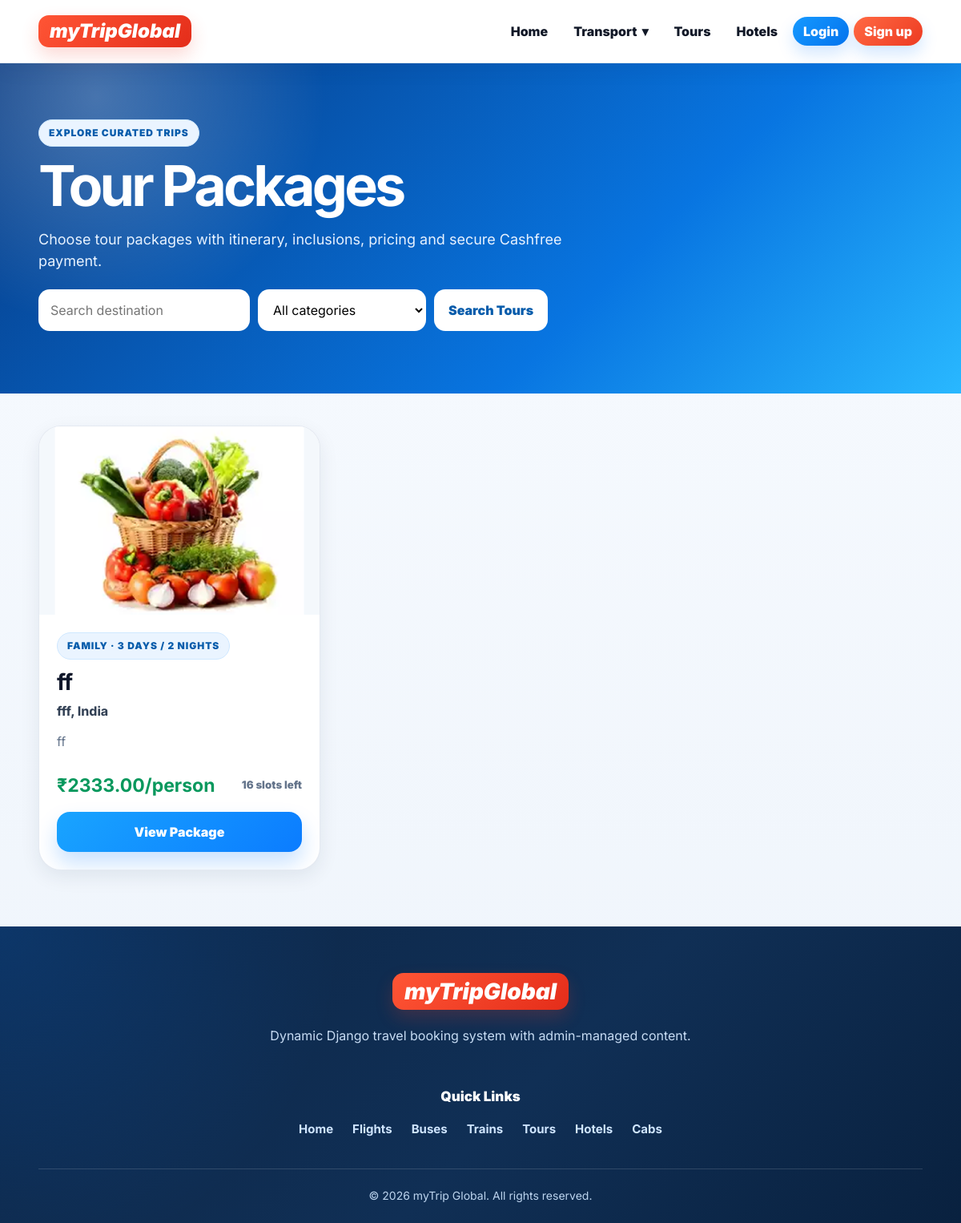
The page /tours/ on the database its author committed.
### booking/models.py (models this page shows, shortened)
class SiteSetting(models.Model):
    site_name = models.CharField(max_length=100, default='myTrip Global')
    logo_text = models.CharField(max_length=40, default='myTrip')
    tagline = models.CharField(max_length=150, blank=True, default="")
    hero_title = models.CharField(max_length=180, default='Book flights, buses, trains, hotels, tours and cabs in one place')
    hero_subtitle = models.TextField(default='Search travel, select seats, choose packages and pay securely online with Cashfree.')
    hero_image = models.ImageField(upload_to='site/', blank=True, null=True)
    support_email = models.EmailField(blank=True)
    support_phone = models.CharField(max_length=25, blank=True)
    footer_about = models.TextField(default='Book flights, buses, trains, tour packages, hotels and cabs from one trusted travel platform.')
    instagram_url = models.URLField(blank=True)
    twitter_url = models.URLField(blank=True)
    facebook_url = models.URLField(blank=True)
    is_active = models.BooleanField(default=True)
    updated_at = models.DateTimeField(auto_now=True)
    class Meta:
        verbose_name = 'Site Setting'
        verbose_name_plural = 'Site Settings'
    @classmethod
    def load(cls):
        return cls.objects.filter(is_active=True).order_by('-updated_at').first() or cls()

class TourPackage(models.Model):
    CATEGORY_CHOICES = [
        ('family', 'Family'),
        ('honeymoon', 'Honeymoon'),
        ('adventure', 'Adventure'),
        ('pilgrimage', 'Pilgrimage'),
        ('weekend', 'Weekend'),
        ('international', 'International'),
    ]
    title = models.CharField(max_length=160)
    destination = models.CharField(max_length=120)
    country = models.CharField(max_length=80, default='India')
    category = models.CharField(max_length=30, choices=CATEGORY_CHOICES, default='family')
    duration_days = models.PositiveIntegerField(default=3)
    duration_nights = models.PositiveIntegerField(default=2)
    start_date = models.DateField(blank=True, null=True)
    end_date = models.DateField(blank=True, null=True)
    price_per_person = models.DecimalField(max_digits=10, decimal_places=2)
    seats_available = models.PositiveIntegerField(default=20)
    short_description = models.CharField(max_length=255, blank=True)
    description = models.TextField(blank=True)
    highlights = models.TextField(blank=True, help_text='Add one highlight per line.')
    itinerary = models.TextField(blank=True, help_text='Add day-wise itinerary. One item per line is shown as a step.')
    inclusions = models.TextField(blank=True, help_text='Add one inclusion per line.')
    exclusions = models.TextField(blank=True, help_text='Add one exclusion per line.')
    image = models.ImageField(upload_to='tours/', blank=True, null=True)
    is_featured = models.BooleanField(default=True)
    is_active = models.BooleanField(default=True)
    created_at = models.DateTimeField(auto_now_add=True)
    class Meta:
        ordering = ['price_per_person', 'destination']
    @property
    def duration_label(self):
        return f'{self.duration_days} Days / {self.duration_nights} Nights'

### booking/views.py (the view)
# urls.py: path('tours/', views.tour_list, name='tour_list'),
def tour_list(request):
    destination = request.GET.get('destination', '')
    category = request.GET.get('category', '')
    packages = TourPackage.objects.filter(is_active=True)
    if destination:
        packages = packages.filter(destination__icontains=destination)
    if category:
        packages = packages.filter(category=category)
    return render(request, 'tour_list.html', {
        'packages': packages,
        'destination': destination,
        'category': category,
        'categories': TourPackage.CATEGORY_CHOICES,
    })

### booking/context_processors.py (called while the page is built)
def global_site_data(request):
    try:
        return {
            'site_settings': SiteSetting.load(),
            'footer_links': FooterLink.objects.filter(is_active=True)[:8],
        }
    except Exception:
        return {
            'site_settings': SiteSetting(),
            'footer_links': [],
        }

### booking/templates/tour_list.html (shortened to what this page needs)
{% extends 'base.html' %}
{% load static %}
{% block extra_css %}<link rel="stylesheet" href="{% static 'css/tour.css' %}?v=12.0">{% endblock %}
{% block content %}
<section class="page-hero compact">
    <div class="page-hero-inner">
        <span class="eyebrow">Explore curated trips</span>
        <h1>Tour Packages</h1>
        <p>Choose tour packages with itinerary, inclusions, pricing and secure Cashfree payment.</p>
        <form class="inline-search" method="get">
            <input type="text" name="destination" placeholder="Search destination" value="{{ destination }}">
            <select name="category">
                <option value="">All categories</option>
            </select>
            <button type="submit">Search Tours</button>
        </form>
    </div>
</section>
<section class="tour-page-wrap">
    <div class="tour-grid">
        {% for package in packages %}
            <article class="tour-card">
                <a class="tour-image" href="{% url 'tour_detail' package.pk %}">
                    {% if package.image %}<img src="{{ package.image.url }}" alt="{{ package.title }}">{% else %}<div class="image-fallback">Tour</div>{% endif %}
                </a>
                <div class="tour-body">
                    <span class="type-badge">{{ package.get_category_display }} · {{ package.duration_label }}</span>
                    <h2>{{ package.title }}</h2>
                    <p class="location">{{ package.destination }}, {{ package.country }}</p>
                    <p>{{ package.short_description|default:package.description|truncatewords:20 }}</p>
                    <div class="tour-meta">
                        <strong>₹{{ package.price_per_person }}/person</strong>
                        <small>{{ package.seats_available }} slots left</small>
                    </div>
                    <a class="btn-primary full" href="{% url 'tour_detail' package.pk %}">View Package</a>
                </div>
            </article>
        {% endfor %}
    </div>
</section>
{% endblock %}

### booking/templates/base.html (shortened to what this page needs)
{% load static %}
<!doctype html>
<html lang="en">
<head>
    <link rel="stylesheet" href="{% static 'css/base.css' %}?v=25.0">
    {% block extra_css %}{% endblock %}
</head>
<body>
<header class="site-header">
    <div class="header-inner">
        <a class="brand" href="{% url 'home' %}" aria-label="Home">
            <span class="brand-mark">
                {{ site_settings.logo_text|default:'myTripGlobal' }}
            </span>
        </a>
        <nav class="main-nav" aria-label="Main navigation">
            <a href="{% url 'home' %}">Home</a>
            <details class="nav-dropdown">
                <summary>
                    Transport <span>▾</span>
                </summary>
            </details>
            <a href="{% url 'tour_list' %}">Tours</a>
            <a href="{% url 'hotel_list' %}">Hotels</a>
            {% if user.is_authenticated %}
                <a href="{% url 'my_bookings' %}">My Trips</a>
                {% if user.is_staff or user.is_superuser %}
                    <a href="{% url 'staff_reports' %}">Reports</a>
                {% endif %}
                <form class="logout-form" method="post" action="{% url 'logout' %}">
                    {% csrf_token %}
                    <button type="submit">Logout</button>
                </form>
            {% else %}
                <a class="login-link" href="{% url 'login' %}">Login</a>
                <a class="signup-link" href="{% url 'signup' %}">Sign up</a>
            {% endif %}
        </nav>
    </div>
</header>
<main>
    {% block content %}{% endblock %}
</main>
<footer class="site-footer">
    <div class="footer-inner footer-modern">
        <div class="footer-brand">
            <a class="brand footer-logo" href="{% url 'home' %}" aria-label="Home">
                <span class="brand-mark">
                    {{ site_settings.logo_text|default:'myTripGlobal' }}
                </span>
            </a>
            <p>
                {{ site_settings.footer_about|default:'Dynamic Django travel booking system with admin-managed content.' }}
            </p>
        </div>
        <div class="footer-menu">
            <h4>Quick Links</h4>
            <div class="footer-link-row">
                <a href="{% url 'home' %}">Home</a>
                <a href="{% url 'flight_list' %}">Flights</a>
                <a href="{% url 'bus_list' %}">Buses</a>
                <a href="{% url 'train_list' %}">Trains</a>
                <a href="{% url 'tour_list' %}">Tours</a>
                <a href="{% url 'hotel_list' %}">Hotels</a>
                <a href="{% url 'cab_list' %}">Cabs</a>
            </div>
        </div>
    </div>
    <div class="footer-bottom">
        <span>
            © 2026 {{ site_settings.site_name|default:'myTrip Global' }}. All rights reserved.
        </span>
    </div>
</footer>
</body>
</html>

### booking/static/css/tour.css (style rules this page uses)
.tour-page-wrap { width:var(--container);margin:40px auto 62px }
.tour-grid { display:grid;grid-template-columns:repeat(3,minmax(0,1fr));gap:24px }
.tour-card { background:#fff;border:1px solid rgba(226,232,240,.92);border-radius:28px;box-shadow:var(--shadow-sm);overflow:hidden;display:flex;flex-direction:column;transition:.18s ease }
.tour-image { display:block;background:#f4f8fc }
.tour-image img,.tour-image .image-fallback { width:100%;height:235px;object-fit:cover }
.tour-body { padding:22px;display:flex;flex-direction:column;flex:1 }
.tour-body h2 { font-size:clamp(23px,2.4vw,28px);line-height:1.12;letter-spacing:-.035em;margin:13px 0 8px }
.tour-body p { color:var(--muted);line-height:1.6;margin:0 0 12px }
.tour-body .location { color:#334155;font-weight:750 }
.tour-meta { margin-top:auto;display:flex;justify-content:space-between;align-items:center;gap:12px;flex-wrap:wrap;padding-top:12px }
.tour-meta strong { color:var(--success);font-size:23px }
.tour-meta small { color:var(--muted);font-weight:850 }
.tour-body .btn-primary { margin-top:16px }

### rows shown on the page
SiteSetting: logo_text "myTripGlobal", footer_about "Dynamic Django travel booking system with admin-managed content.", site_name "myTrip Global"
TourPackage: image (picture), category "FAMILY", duration_label "3 DAYS / 2 NIGHTS", title "ff", destination "fff", country "India", short_description "ff", price_per_person "2333.00", seats_available "16"
